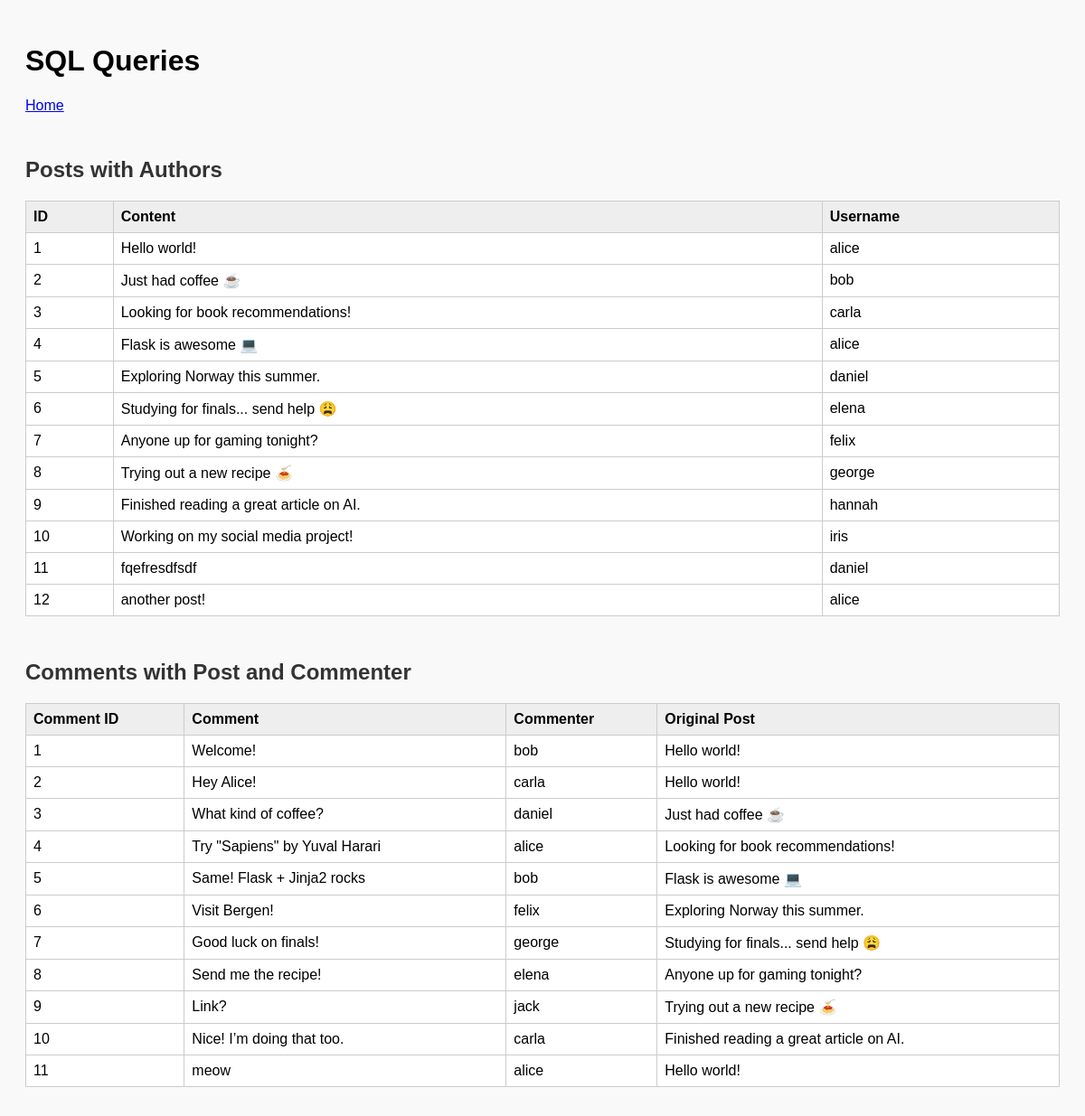
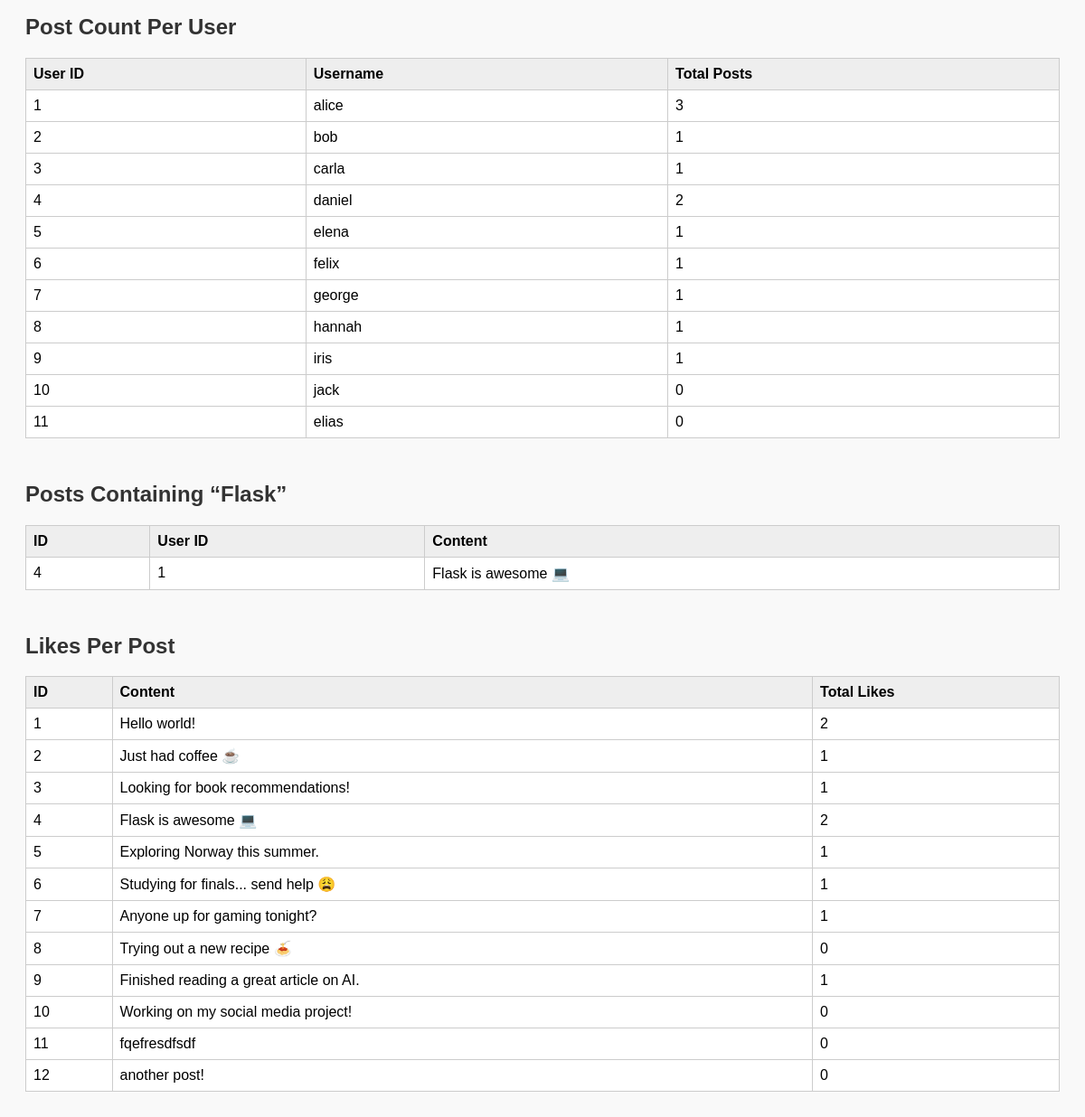
The page /queries on the database its author committed (2 pictures, top to bottom).
### models.py (models this page shows)
class Post(db.Model):
    post_id = db.Column(db.Integer, primary_key=True)
    content = db.Column(db.Text, nullable=False)
    user_id = db.Column(db.Integer, db.ForeignKey('user.user_id'), nullable=False)
    user = db.relationship('User', back_populates='posts')
    comments = db.relationship('Comment', back_populates='post', lazy=True)
    likes = db.relationship('Like', back_populates='post', foreign_keys='Like.post_id', lazy=True)

class User(db.Model):
    user_id = db.Column(db.Integer, primary_key=True)
    username = db.Column(db.String(50), nullable=False)
    email = db.Column(db.String(120), nullable=False, unique=True)
    posts = db.relationship('Post', back_populates='user', lazy=True)
    comments = db.relationship('Comment', back_populates='user', lazy=True)
    likes = db.relationship('Like', back_populates='user', lazy=True)
    interests = db.relationship('UserInterest', back_populates='user', lazy=True)
    followers = db.relationship('Follow', foreign_keys='Follow.followed_id', back_populates='followed', lazy=True)
    following = db.relationship('Follow', foreign_keys='Follow.follower_id', back_populates='follower', lazy=True)

class Comment(db.Model):
    comment_id = db.Column(db.Integer, primary_key=True)
    content = db.Column(db.Text, nullable=False)
    post_id = db.Column(db.Integer, db.ForeignKey('post.post_id'), nullable=False)
    user_id = db.Column(db.Integer, db.ForeignKey('user.user_id'), nullable=False)
    user = db.relationship('User', back_populates='comments')
    post = db.relationship('Post', back_populates='comments')
    likes = db.relationship('Like', back_populates='comment', foreign_keys='Like.comment_id')

### app.py (the view)
@app.route('/queries')
def queries():
    queries = {}
    queries["posts_with_authors"] = db.session.execute(text("""
        SELECT post.post_id, post.content, user.username
        FROM Post AS post
        JOIN User AS user ON post.user_id = user.user_id;
    """)).fetchall()
    queries["comments_info"] = db.session.execute(text("""
        SELECT comment.comment_id, comment.content AS comment_text, user.username AS commenter,
            post.content AS original_post,
            COUNT(like.like_id) AS total_likes
        FROM Comment AS comment
        JOIN User AS user ON comment.user_id = user.user_id
        JOIN Post AS post ON comment.post_id = post.post_id
        LEFT JOIN Like AS like ON comment.comment_id = like.comment_id
        GROUP BY comment.comment_id;
    """)).fetchall()
    queries["post_count_per_user"] = db.session.execute(text("""
        SELECT user.user_id, user.username, COUNT(post.post_id) AS total_posts
        FROM User AS user
        LEFT JOIN Post AS post ON user.user_id = post.user_id
        GROUP BY user.user_id;
    """)).fetchall()
    queries["posts_flask"] = db.session.execute(text("""
        SELECT * FROM Post
        WHERE content LIKE '%Flask%';
    """)).fetchall()
    queries["likes_per_post"] = db.session.execute(text("""
        SELECT post.post_id, post.content, COUNT(like.like_id) AS total_likes
        FROM Post AS post
        LEFT JOIN Like AS like ON post.post_id = like.post_id
        JOIN User AS user ON post.user_id = user.user_id
        GROUP BY post.post_id;
    """)).fetchall()
    return render_template("queries.html", queries=queries)

### templates/queries.html (shortened to what this page needs)
<!DOCTYPE html>
<html>
<head>
</head>
<body>
    <h1>SQL Queries</h1>
    <a href="{{ url_for('index') }}">Home</a>
    <h2>Posts with Authors</h2>
    <table>
        <tr><th>ID</th><th>Content</th><th>Username</th></tr>
        {% for row in queries.posts_with_authors %}
        <tr><td>{{ row.post_id }}</td><td>{{ row.content }}</td><td>{{ row.username }}</td></tr>
        {% endfor %}
    </table>
    <h2>Comments with Post and Commenter</h2>
    <table>
        <tr><th>Comment ID</th><th>Comment</th><th>Commenter</th><th>Original Post</th></tr>
        {% for row in queries.comments_info %}
        <tr>
            <td>{{ row.comment_id }}</td>
            <td>{{ row.comment_text }}</td>
            <td>{{ row.commenter }}</td>
            <td>{{ row.original_post }}</td>
        </tr>
        {% endfor %}
    </table>
    <h2>Post Count Per User</h2>
    <table>
        <tr><th>User ID</th><th>Username</th><th>Total Posts</th></tr>
        {% for row in queries.post_count_per_user %}
        <tr>
            <td>{{ row.user_id }}</td>
            <td>{{ row.username }}</td>
            <td>{{ row.total_posts }}</td>
        </tr>
        {% endfor %}
    </table>
    <h2>Posts Containing “Flask”</h2>
    <table>
        <tr><th>ID</th><th>User ID</th><th>Content</th></tr>
        {% for row in queries.posts_flask %}
        <tr><td>{{ row.post_id }}</td><td>{{ row.user_id }}</td><td>{{ row.content }}</td></tr>
        {% endfor %}
    </table>
    <h2>Likes Per Post</h2>
    <table>
        <tr><th>ID</th><th>Content</th><th>Total Likes</th></tr>
        {% for row in queries.likes_per_post %}
        <tr><td>{{ row.post_id }}</td><td>{{ row.content }}</td><td>{{ row.total_likes }}</td></tr>
        {% endfor %}
    </table>
</body>
</html>

### templates/queries.html (style rules this page uses)
body { font-family: sans-serif; padding: 20px; background: #f9f9f9; }
h2 { margin-top: 2em; color: #333; }
table { width: 100%; border-collapse: collapse; margin-top: 10px; background: #fff; }
th, td { border: 1px solid #ccc; padding: 8px; text-align: left; }
th { background-color: #eee; }

### rows shown on the page
Post: post_id "1", content "Hello world!", username "alice", total_likes "2"
Post: post_id "2", content "Just had coffee ☕", username "bob", total_likes "1"
Post: post_id "3", content "Looking for book recommendations!", username "carla", total_likes "1"
Post: post_id "4", content "Flask is awesome 💻", username "alice", user_id "1", total_likes "2"
Post: post_id "5", content "Exploring Norway this summer.", username "daniel", total_likes "1"
Post: post_id "6", content "Studying for finals... send help 😩", username "elena", total_likes "1"
Post: post_id "7", content "Anyone up for gaming tonight?", username "felix", total_likes "1"
Post: post_id "8", content "Trying out a new recipe 🍝", username "george", total_likes "0"
Post: post_id "9", content "Finished reading a great article on AI.", username "hannah", total_likes "1"
Post: post_id "10", content "Working on my social media project!", username "iris", total_likes "0"
Post: post_id "11", content "fqefresdfsdf", username "daniel", total_likes "0"
Post: post_id "12", content "another post!", username "alice", total_likes "0"
Comment: comment_id "1", comment_text "Welcome!", commenter "bob", original_post "Hello world!"
Comment: comment_id "2", comment_text "Hey Alice!", commenter "carla", original_post "Hello world!"
Comment: comment_id "3", comment_text "What kind of coffee?", commenter "daniel", original_post "Just had coffee ☕"
Comment: comment_id "4", comment_text "Try \"Sapiens\" by Yuval Harari", commenter "alice", original_post "Looking for book recommendations!"
Comment: comment_id "5", comment_text "Same! Flask + Jinja2 rocks", commenter "bob", original_post "Flask is awesome 💻"
Comment: comment_id "6", comment_text "Visit Bergen!", commenter "felix", original_post "Exploring Norway this summer."
Comment: comment_id "7", comment_text "Good luck on finals!", commenter "george", original_post "Studying for finals... send help 😩"
Comment: comment_id "8", comment_text "Send me the recipe!", commenter "elena", original_post "Anyone up for gaming tonight?"
Comment: comment_id "9", comment_text "Link?", commenter "jack", original_post "Trying out a new recipe 🍝"
Comment: comment_id "10", comment_text "Nice! I’m doing that too.", commenter "carla", original_post "Finished reading a great article on AI."
Comment: comment_id "11", comment_text "meow", commenter "alice", original_post "Hello world!"
User: user_id "1", username "alice", total_posts "3"
User: user_id "2", username "bob", total_posts "1"
User: user_id "3", username "carla", total_posts "1"
User: user_id "4", username "daniel", total_posts "2"
User: user_id "5", username "elena", total_posts "1"
User: user_id "6", username "felix", total_posts "1"
User: user_id "7", username "george", total_posts "1"
User: user_id "8", username "hannah", total_posts "1"
User: user_id "9", username "iris", total_posts "1"
User: user_id "10", username "jack", total_posts "0"
User: user_id "11", username "elias", total_posts "0"
